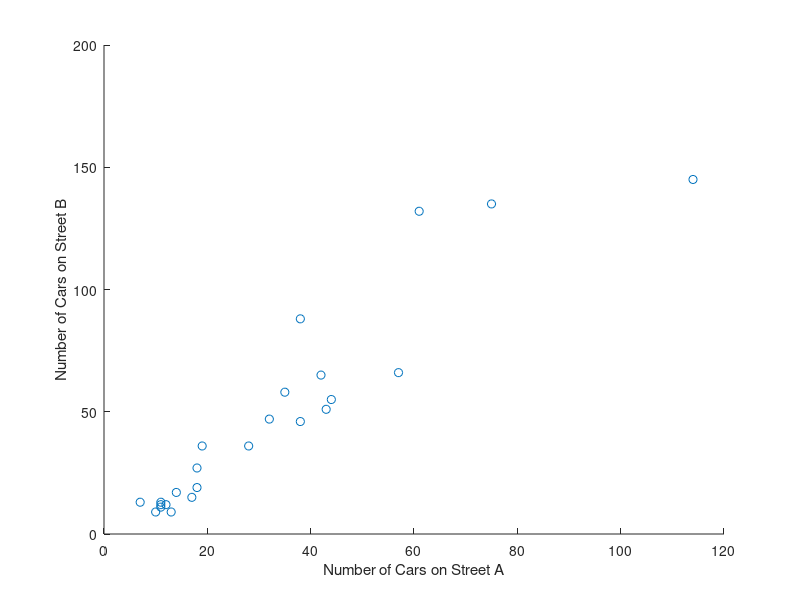

MATLAB code for this plot: (Note: this script raises an error after producing the figure.)
%% 2-D Plots
% This example shows some of the many types of 2-D line that you
% can create with MATLAB(R) and provides a few general plotting tips.

%   Copyright 1984-2012 The MathWorks, Inc.

%% Line Plot of a Chirp
% This example shows a basic line plot of a chirp signal. It also shows how
% to enter labels for the _x_ and _y_ axes using |xlabel| and |ylabel| as
% well as one method of initializing _x_-values. Type |doc linspace| at the
% command prompt for information on another method for initializing evenly
% spaced data sets. Here y-values are computed as a function of |x| and 
% stored in the variable |y|, but you could also plot just the computed
% y-values in one command, for example, |plot(sin((0:0.05:5).^2))|.

x = 0:0.05:5;
y = sin(x.^2); 
plot(x,y);
xlabel('Time')
ylabel('Amplitude')


%% Bar Plot of a Bell Shaped Curve
% As just suggested, you don't need a variable to hold _y_-values if you
% pass a function that generates them to |plot| as its y-argument.

x = -2.9:0.2:2.9;
bar(x,exp(-x.*x)); 


%% Stairstep Plot of a Sine Wave

x = 0:0.25:10;
stairs(x,sin(x));


%% Errorbar Plot
% The errorbar function draws a line plot of _x_ and _y_ values and
% superimposes on each observation a vertical error bar, the extent of
% which depends on an additional argument. Here the error data is created 
% in line 3 using the rand function, which generates a sequence of random 
% numbers.

x = -2:0.1:2;
y = erf(x);
e = rand(size(x))/10; 
errorbar(x,y,e);


%% Polar Plot
% This example plots the polar coordinates of the angle theta (|t|, in 
% radians) versus the radius, |rho|.

t = 0:0.01:2*pi;
polar(t,abs(sin(2*t).*cos(2*t)));


%% Stem Plot
% A stem plot draws a marker for each _x_, _y_ value which is connected to a
% common baseline by a vertical line.

x = 0:0.1:4;
y = sin(x.^2).*exp(-x);
stem(x,y)


%% Scatter Plot
% This example shows the relationship between traffic counts on two streets 
% hour by hour using red stars for markers.  The previous example used the 
% default markers of empty blue circles.  For more 
% information on changing line styles, colors, and markers, type 
% |doc line|, |doc scatter|, or |doc line_props| in the command line.

load count.dat
scatter(count(:,1),count(:,2),'r*')
xlabel('Number of Cars on Street A');
ylabel('Number of Cars on Street B');


displayEndOfDemoMessage(mfilename)
